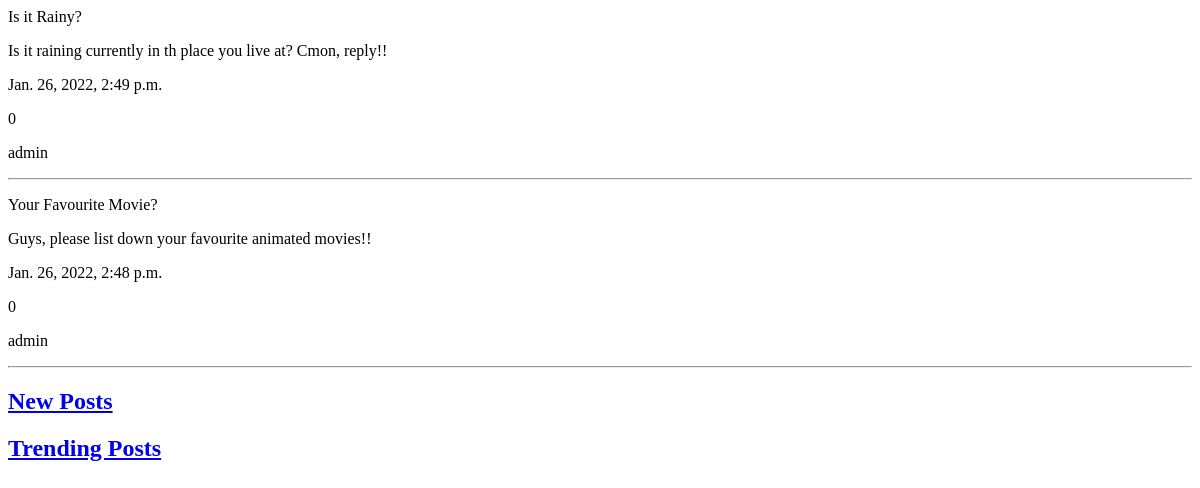
The page /reddit/ on the database as committed earlier.
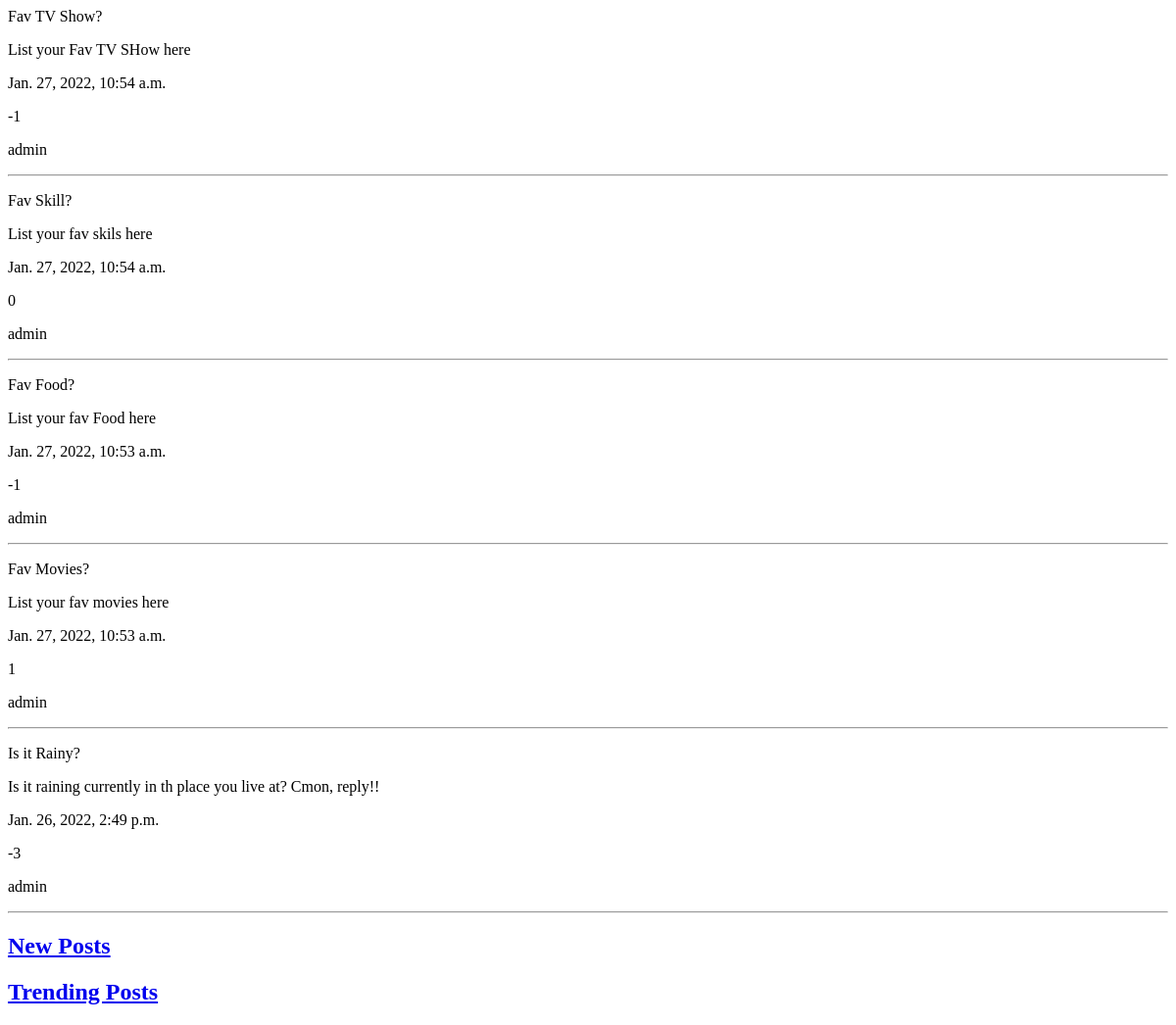
The same page on the database as committed later.
### reddit_app/models.py (models this page shows, shortened)
class Post(models.Model):
    title = models.CharField(max_length=200)
    text = models.TextField()
    votes = models.IntegerField(default=0)
    created_at = models.DateTimeField(auto_now_add=True)
    author = models.ForeignKey(User, on_delete=models.CASCADE)

### reddit_app/views.py (the view)
# urls.py: path("", views.index, name="index"),
def index(request):
    posts = Post.objects.all().order_by('-created_at')
    return render(request, "reddit_app/index.html", {'posts':posts})

### templates/reddit_app/index.html
<div>
    {% if posts.count %}
        {% for post in posts %}
            <p> {{ post.title }} </p>
            <p> {{ post.text }} </p>
            <p> {{ post.created_at }} </p>
            <p> {{ post.votes }} </p>
            <p> {{ post.author }} </p>
            <hr>
        {% endfor %}
    {% endif %}
</div>
<div>
    <a href="{% url 'reddit_app:index' %}">
        <h2>New Posts</h2>
    </a>
    <a href="{% url 'reddit_app:trending' %}">
        <h2>Trending Posts</h2>
    </a>
</div>

Rows that differ between the two databases and show on the page:
removed Post: title "Your Favourite Movie?", text "Guys, please list down your favourite animated movies!!", created_at "Jan. 26, 2022, 2:48 p.m.", votes "0", author "admin"
added Post: title "Fav TV Show?", text "List your Fav TV SHow here", created_at "Jan. 27, 2022, 10:54 a.m.", votes "-1", author "admin"
added Post: title "Fav Skill?", text "List your fav skils here", created_at "Jan. 27, 2022, 10:54 a.m.", votes "0", author "admin"
added Post: title "Fav Food?", text "List your fav Food here", created_at "Jan. 27, 2022, 10:53 a.m.", votes "-1", author "admin"
added Post: title "Fav Movies?", text "List your fav movies here", created_at "Jan. 27, 2022, 10:53 a.m.", votes "1", author "admin"
changed Post "Is it Rainy?": votes "0" → "-3"
